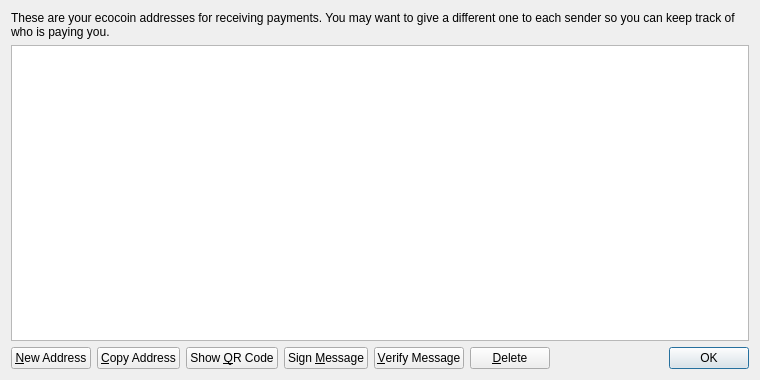
<?xml version="1.0" encoding="UTF-8"?>
<ui version="4.0">
 <class>AddressBookPage</class>
 <widget class="QWidget" name="AddressBookPage">
  <property name="geometry">
   <rect>
    <x>0</x>
    <y>0</y>
    <width>760</width>
    <height>380</height>
   </rect>
  </property>
  <property name="windowTitle">
   <string>Address Book</string>
  </property>
  <property name="styleSheet">
   <string notr="true">background-image: url(:/images/gr);</string>
  </property>
  <layout class="QVBoxLayout" name="verticalLayout">
   <item>
    <widget class="QLabel" name="labelExplanation">
     <property name="text">
      <string>These are your ecocoin addresses for receiving payments. You may want to give a different one to each sender so you can keep track of who is paying you.</string>
     </property>
     <property name="textFormat">
      <enum>Qt::PlainText</enum>
     </property>
     <property name="wordWrap">
      <bool>true</bool>
     </property>
    </widget>
   </item>
   <item>
    <widget class="QTableView" name="tableView">
     <property name="contextMenuPolicy">
      <enum>Qt::CustomContextMenu</enum>
     </property>
     <property name="toolTip">
      <string>Double-click to edit address or label</string>
     </property>
     <property name="tabKeyNavigation">
      <bool>false</bool>
     </property>
     <property name="alternatingRowColors">
      <bool>true</bool>
     </property>
     <property name="selectionMode">
      <enum>QAbstractItemView::SingleSelection</enum>
     </property>
     <property name="selectionBehavior">
      <enum>QAbstractItemView::SelectRows</enum>
     </property>
     <property name="sortingEnabled">
      <bool>true</bool>
     </property>
     <attribute name="verticalHeaderVisible">
      <bool>false</bool>
     </attribute>
    </widget>
   </item>
   <item>
    <layout class="QHBoxLayout" name="horizontalLayout">
     <item>
      <widget class="QPushButton" name="newAddressButton">
       <property name="toolTip">
        <string>Create a new address</string>
       </property>
       <property name="text">
        <string>&amp;New Address</string>
       </property>
       <property name="icon">
        <iconset resource="../bitcoin.qrc">
         <normaloff>:/icons/add</normaloff>:/icons/add</iconset>
       </property>
      </widget>
     </item>
     <item>
      <widget class="QPushButton" name="copyToClipboard">
       <property name="toolTip">
        <string>Copy the currently selected address to the system clipboard</string>
       </property>
       <property name="text">
        <string>&amp;Copy Address</string>
       </property>
       <property name="icon">
        <iconset resource="../bitcoin.qrc">
         <normaloff>:/icons/editcopy</normaloff>:/icons/editcopy</iconset>
       </property>
      </widget>
     </item>
     <item>
      <widget class="QPushButton" name="showQRCode">
       <property name="text">
        <string>Show &amp;QR Code</string>
       </property>
       <property name="icon">
        <iconset resource="../bitcoin.qrc">
         <normaloff>:/icons/qrcode</normaloff>:/icons/qrcode</iconset>
       </property>
      </widget>
     </item>
     <item>
      <widget class="QPushButton" name="signMessage">
       <property name="toolTip">
        <string>Sign a message to prove you own a ecocoin address</string>
       </property>
       <property name="text">
        <string>Sign &amp;Message</string>
       </property>
       <property name="icon">
        <iconset resource="../bitcoin.qrc">
         <normaloff>:/icons/edit</normaloff>:/icons/edit</iconset>
       </property>
      </widget>
     </item>
     <item>
      <widget class="QPushButton" name="verifyMessage">
       <property name="toolTip">
        <string>Verify a message to ensure it was signed with a specified ecocoin address</string>
       </property>
       <property name="text">
        <string>&amp;Verify Message</string>
       </property>
       <property name="icon">
        <iconset resource="../bitcoin.qrc">
         <normaloff>:/icons/transaction_0</normaloff>:/icons/transaction_0</iconset>
       </property>
      </widget>
     </item>
     <item>
      <widget class="QPushButton" name="deleteButton">
       <property name="toolTip">
        <string>Delete the currently selected address from the list</string>
       </property>
       <property name="text">
        <string>&amp;Delete</string>
       </property>
       <property name="icon">
        <iconset resource="../bitcoin.qrc">
         <normaloff>:/icons/remove</normaloff>:/icons/remove</iconset>
       </property>
      </widget>
     </item>
     <item>
      <spacer name="horizontalSpacer">
       <property name="orientation">
        <enum>Qt::Horizontal</enum>
       </property>
       <property name="sizeHint" stdset="0">
        <size>
         <width>40</width>
         <height>20</height>
        </size>
       </property>
      </spacer>
     </item>
     <item>
      <widget class="QDialogButtonBox" name="buttonBox">
       <property name="sizePolicy">
        <sizepolicy hsizetype="Maximum" vsizetype="Fixed">
         <horstretch>0</horstretch>
         <verstretch>0</verstretch>
        </sizepolicy>
       </property>
       <property name="standardButtons">
        <set>QDialogButtonBox::Ok</set>
       </property>
      </widget>
     </item>
    </layout>
   </item>
  </layout>
 </widget>
 <resources>
  <include location="../bitcoin.qrc"/>
 </resources>
 <connections/>
</ui>
